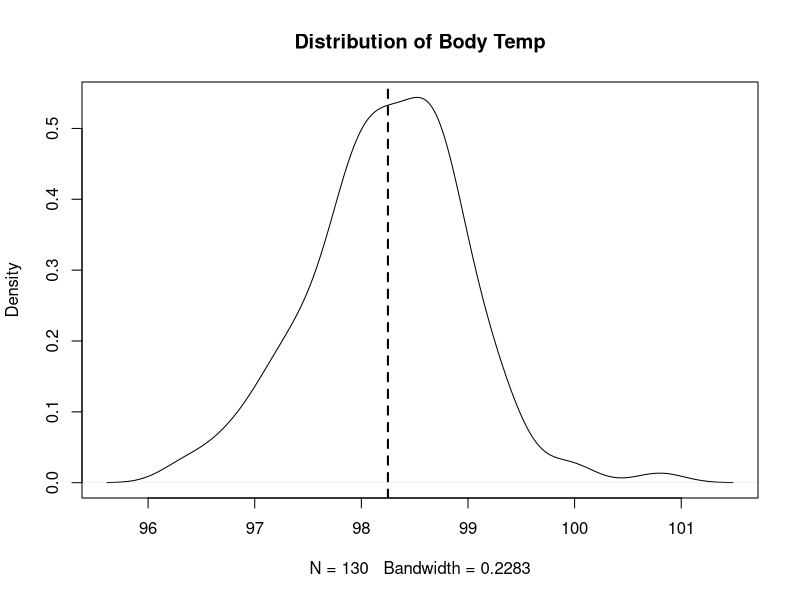
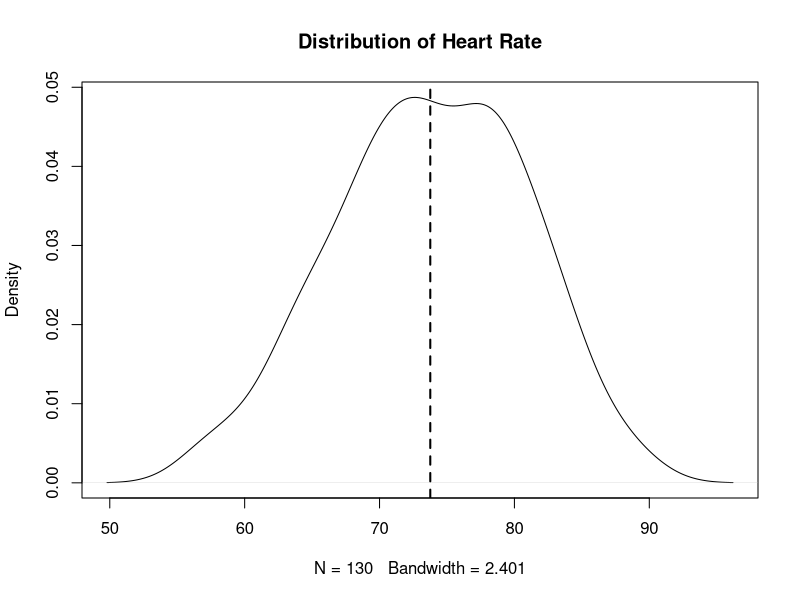

The R source for these figures, in order: (Note: this script raises an error after producing the figures.)
# Joe Eckert
# Foundations of Statistics Homework
# 20151005

library(ggplot2)
library(dplyr)

# Question 1.1
temp <- read.table('01temp.txt', header = TRUE)
summary(temp$Body.Temp)

sd(temp$Body.Temp) #Standard Deviation of Body Temperature
sd(temp$Heart.Rate) #Standard Deviation of Heart Rate
var(temp$Body.Temp) #Variance of Body Temperature
var(temp$Heart.Rate) #Variance of Heart Rate

table(temp) #Contingency Table for Body Temperature and Heart Rate

# Question 1.2

plot(density(temp$Body.Temp), main = "Distribution of Body Temp")
abline(v = mean(temp$Body.Temp), lwd = 2, lty = 2)

plot(density(temp$Heart.Rate), main = "Distribution of Heart Rate")
abline(v = mean(temp$Heart.Rate), lwd = 2, lty = 2)

temp <- group_by(temp, Gender)
tempPlot <- qplot(temp$Heart.Rate, temp$Body.Temp, temp, col = temp$Gender) + theme_bw() + ggtitle("Heart Rate versus Body Temp") + xlab("Heart Rate") + ylab("Body Temp")
tempPlot$labels$colour <- "Gender"
tempPlot

# Question 1.3
t.test(temp$Body.Temp, mu = 98.6, alternative = "two.sided")

### T test shows that the p-value is less than 0.05 therefore we can reject the null hypothesis that the average temperature is 98.6.
### According to the t test, the 95% confidence interval is 98.12 - 98.38 degrees.
### This means that there is a less than 5% chance that the population has a mean temperature of 98.6 given the sample set.

# Question 1.4

male <- filter(temp, Gender == 'Male')
female <- filter(temp, Gender == "Female")
t.test(male$Body.Temp, female$Body.Temp, alternative = "two.sided")

### The two sample t test shows a p value of .02, which is less than .05 and allows us to reject the null hypothesis that there is no difference between the average body temp of males versus females.
### The 95% confidence interval shows that women have on average a lower body temperature than men by about -0.54 and -0.04 degrees.
### This means that on average women have lower body temperatures than men.

# Question 1.5

var.test(female$Heart.Rate, male$Heart.Rate, alternative = "less")

### The p value on the F test is greater than .05 and therefore we cannot reject the null hypothesis that the varience of female heart rates is less than the varience of male heart rates.
### The 95% confidence interval shows that the ratio of heart rate varience between women and men is between 0 and 2.88.
### This means that given the sample set it is unlikely that the population shows a lower variance for female heart rates than for male heart rates.

# Question 2.1

plants <- PlantGrowth
boxplot(plants$weight ~ plants$group, col = c("purple", "blue", "red"), xlab = "Group", ylab = "Weight", main = "Plant Weight by Treatment Group")

# Question 2.2
plants <- group_by(plants, plants$group)
ctrl <- filter(plants, group == "ctrl")
trt1 <- filter(plants, group == "trt1")
trt2 <- filter(plants, group == "trt2")

sd(ctrl$weight)
sd(trt1$weight)
sd(trt2$weight)

bartlett.test(plants$weight, plants$group)

### The bartlett test shows a p value of 0.23, which is not less than 0.05.  Therefore we cannot reject the null hypothesis that the variences of the weights by treatment group are the same.  Therefore there is no significant difference between the weights based on treatment type.

# Question 2.3

summary(aov(plants$weight ~ plants$group))

### Based on the ANOVA test there are significant differences between the average weight of the plants based on the treatment group.  The p value is less than 0.05 which allows us to reject the null hypothesis that there is no difference between these average weights.
### Given the results of the Bartlett test, the ANOVA results are still valid, as the Bartlett test showed no difference in variences of weights by treatment group, not the average.

# Question 3.1

haireye <- HairEyeColor
mosaicplot(haireye, shade = TRUE)

### There are more blond females with blue eyes, and black haired people with brown eyes than expected.
### There are fewer blond people with brown eyes, fewer brown haired females with blue eyes and fewer black haired females with blue eyes than expected.

# Question 3.2

femalebrownblue <- haireye[, 1:2, 2]
mosaicplot(femalebrownblue, shade = TRUE)

### There are more women with blond hair blue eyes and black hair brown eyes than expected.
### There are fewer women with blond hair brown eyes, brown hair blue eyes and black hair blue eyes than expected.

chisqtest <- chisq.test(femalebrownblue)
chisqtest

### The p value of the chi squared test is less than 0.05, therefore we can reject the null hypothesis that there is no relationship between hair and eye color.  Therefore, there is a significant relationship between the color of a woman's hair and her eyes.

# Question 3.3

chisqtest$residuals

### Blond hair blue eyes contributed the most to the statistical deviation (+5.44)
### Blond hair brown eyes contributed the least to the statistical deviation (-5.25)